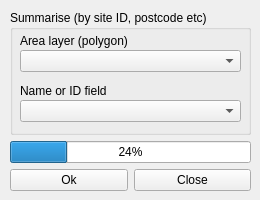
<?xml version="1.0" encoding="UTF-8"?>
<ui version="4.0">
 <class>Form</class>
 <widget class="QWidget" name="Form">
  <property name="geometry">
   <rect>
    <x>0</x>
    <y>0</y>
    <width>260</width>
    <height>200</height>
   </rect>
  </property>
  <property name="minimumSize">
   <size>
    <width>260</width>
    <height>200</height>
   </size>
  </property>
  <property name="maximumSize">
   <size>
    <width>260</width>
    <height>200</height>
   </size>
  </property>
  <property name="windowTitle">
   <string>Area statistics</string>
  </property>
  <widget class="QWidget" name="layoutWidget">
   <property name="geometry">
    <rect>
     <x>10</x>
     <y>10</y>
     <width>241</width>
     <height>181</height>
    </rect>
   </property>
   <layout class="QGridLayout" name="gridLayout">
    <item row="2" column="0">
     <widget class="QPushButton" name="ok_pushButton">
      <property name="text">
       <string>Ok</string>
      </property>
     </widget>
    </item>
    <item row="2" column="1">
     <widget class="QPushButton" name="close_pushButton">
      <property name="text">
       <string>Close</string>
      </property>
     </widget>
    </item>
    <item row="1" column="0" colspan="2">
     <widget class="QProgressBar" name="progressBar">
      <property name="value">
       <number>24</number>
      </property>
     </widget>
    </item>
    <item row="0" column="0" colspan="2">
     <widget class="QGroupBox" name="areaSummary_GroupBox">
      <property name="title">
       <string>Summarise (by site ID, postcode etc)</string>
      </property>
      <property name="checkable">
       <bool>false</bool>
      </property>
      <property name="checked">
       <bool>false</bool>
      </property>
      <widget class="QComboBox" name="areafield_combobox">
       <property name="geometry">
        <rect>
         <x>10</x>
         <y>90</y>
         <width>221</width>
         <height>22</height>
        </rect>
       </property>
      </widget>
      <widget class="QComboBox" name="areaLayer_combobox">
       <property name="geometry">
        <rect>
         <x>10</x>
         <y>40</y>
         <width>221</width>
         <height>22</height>
        </rect>
       </property>
      </widget>
      <widget class="QLabel" name="buildingLayer_label">
       <property name="geometry">
        <rect>
         <x>10</x>
         <y>20</y>
         <width>151</width>
         <height>21</height>
        </rect>
       </property>
       <property name="text">
        <string>Area layer (polygon)</string>
       </property>
      </widget>
      <widget class="QLabel" name="buildingID_label">
       <property name="geometry">
        <rect>
         <x>10</x>
         <y>70</y>
         <width>151</width>
         <height>21</height>
        </rect>
       </property>
       <property name="text">
        <string>Name or ID field</string>
       </property>
      </widget>
     </widget>
    </item>
   </layout>
  </widget>
 </widget>
 <resources/>
 <connections/>
</ui>
